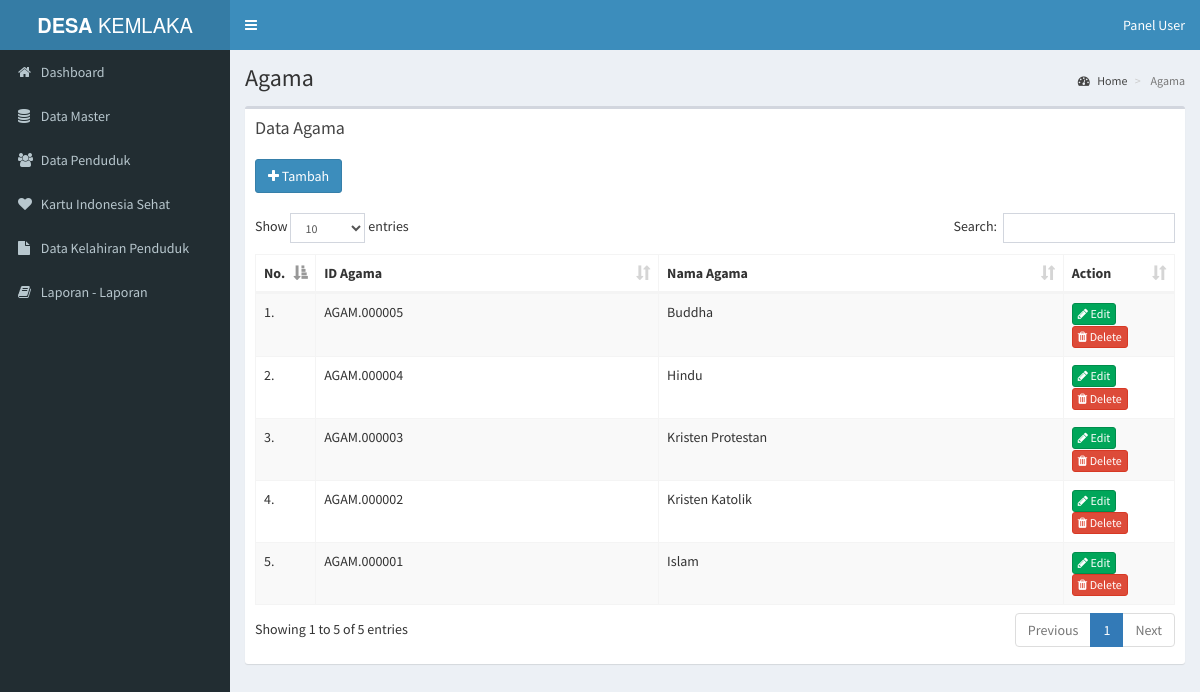
/pages/media.php?module=Agama (signed in), run on the app's committed database.
### tables this page shows
CREATE TABLE `agama` (
  `id_agama` varchar(11) NOT NULL,
  `agama` varchar(30) NOT NULL
);

### pages/modul/mod_agama/agama.php (the view, shortened to what this page needs)
<?php
 if (empty($_SESSION['username']) AND empty($_SESSION['passuser'])){
  echo "<link href='style.css' rel='stylesheet' type='text/css'>
 <center>Untuk mengakses modul, Anda harus login <br>";
  echo "<a href=../../index.php><b>LOGIN</b></a></center>";
}
else{
$aksi="modul/mod_agama/aksi_agama.php";
switch($_GET[act]){
  default:
echo "
<div class='box'>
<div class='box-header'>
  <h3 class='box-title'>Data Agama</h3> <br> <br>
  <a href='?module=Agama&act=tambahagama'><button type='button' class='btn btn-round btn-primary'><i class='fa fa-plus'></i> Tambah</button></a>
</div>
<div class='box-body'>
  <table id='example1' class='table table-bordered table-striped'>
    <thead>
    <tr>
      <th>No.</th>
      <th>ID Agama</th>
      <th>Nama Agama</th>
      <th width='12%'>Action</th>
    </tr>
    </thead>
    <tbody>";
    $tampil = mysql_query("SELECT * FROM `agama` ORDER BY id_agama DESC");
    $no = 1;
    while($r=mysql_fetch_array($tampil)){
    echo"
    <tr>
      <td width='5%'>$no.</td>
      <td>$r[id_agama]</td>
      <td>$r[agama]</td>
      <td width='12%'>
        <a href='?module=Agama&act=editagama&id=$r[id_agama]' class='btn btn-success btn-xs'><i class='fa fa-pencil'></i> Edit</a>
        <a href='$aksi?module=Agama&act=hapus&id=$r[id_agama]' class='btn btn-danger btn-xs' onClick=\"return confirm('Yakin ingin hapus data ? Data yang dihapus tidak dapat dipulihkan !')\"><i class='fa fa-trash'></i> Delete</a>
      </td>
    </tr>";
    $no++;
    }
    echo"
    </tbody>
  </table>
</div>
</div>
";
break;
}
}
?>

### data on the page
agama: id_agama "AGAM.000005", agama "Buddha"
agama: id_agama "AGAM.000004", agama "Hindu"
agama: id_agama "AGAM.000003", agama "Kristen Protestan"
agama: id_agama "AGAM.000002", agama "Kristen Katolik"
agama: id_agama "AGAM.000001", agama "Islam"

### other printed values
$_GET[module] "Agama"
